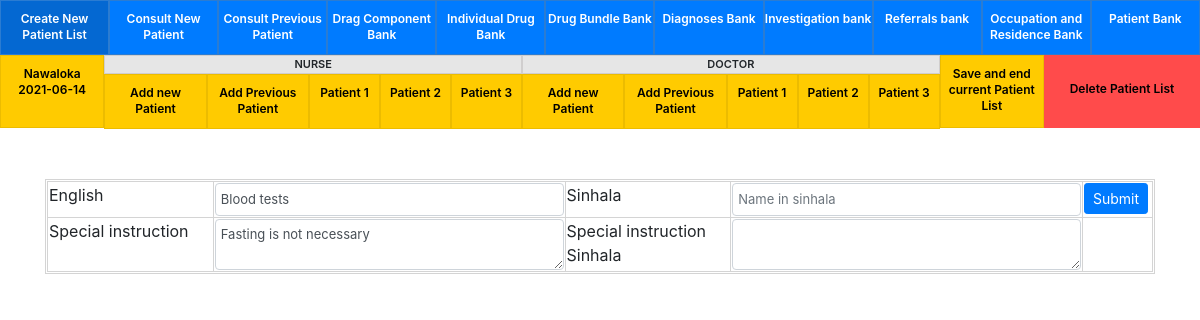
/views/drug-variables/test-alter.php?id=37, run on the app's committed database.
### tables this page shows
CREATE TABLE IF NOT EXISTS `medical_center` (
  `id` int(255) NOT NULL AUTO_INCREMENT,
  `name` varchar(50) NOT NULL,
  `time` varchar(10) NOT NULL,
  PRIMARY KEY (`id`)
);

CREATE TABLE IF NOT EXISTS `variables_test` (
  `id` int(255) NOT NULL AUTO_INCREMENT,
  `name` varchar(255) NOT NULL,
  `sinhala` varchar(255) DEFAULT NULL,
  `special_instruction` text NOT NULL,
  `special_instruction_sinhala` text,
  PRIMARY KEY (`id`)
);

### config/config.php (called while the page is built, shortened)
<?php
$url			= 'http://localhost/doc/';
$db_host		= 'localhost';
$db_user		= 'root';
$db_pass		= '';
$db_database	= 'doc';
$db = new PDO('mysql:host='.$db_host.';dbname='.$db_database, $db_user, $db_pass);
$db->setAttribute(PDO::ATTR_ERRMODE, PDO::ERRMODE_EXCEPTION);
if(isset($_GET['center'])) {
    $Center = $_GET['center'];
    if(!isset($_COOKIE['center'])) {
    	setcookie('center', $Center, time() + (86400 * 30), "/");
    }else {
    	$Center = $_COOKIE['center'];
    }
} else {
    $Center = $_COOKIE['center'];
};
function checkactive($db,$center,$nd,$order){
    $center_slq = "SELECT id FROM temp_center_patients_details WHERE `order`="."'".$order."'"." AND `center`="."'".$center."'"." AND `nd`="."'".$nd."'";
    $center_result = $db->query($center_slq)->fetch();
    return $center_result['id'];
};
$onecheck = checkactive($db,$Center,'n','1');
$towcheck = checkactive($db,$Center,'n','2');
$threcheck = checkactive($db,$Center,'n','3');
$onecheck_d = checkactive($db,$Center,'d','1');
$towcheck_d = checkactive($db,$Center,'d','2');
$threcheck_d = checkactive($db,$Center,'d','3');
?>

### views/drug-variables/test-alter.php (the view, shortened to what this page needs)
<?php include'../../config/config.php'; ?>
<?php include'../../inc/header.php';
$id = $_GET['id'];
$pat_chck_slq = "SELECT * FROM variables_test WHERE `id`="."'".$id."'";
$pat_chck_result = $db->query($pat_chck_slq)->fetch();
?>
  <div class="nes-statr">
    <section class="content">
      <div class="container">
        <table class="test-table">
          <form role="form" action="<?php echo $url; ?>control-files/test-update.php" method="post">
          <tr>
            <td>
              <table>
                <tr>
                  <td width="15%">English</td>
                  <td><input type="text" class="form-control" name="variables_name" placeholder="Name" value="<?php echo $pat_chck_result['name']; ?>"></td>
                  <td width="15%">Sinhala</td>
                  <td><input type="text" class="form-control" name="variables_name_sinhala" placeholder="Name in sinhala" value="<?php echo $pat_chck_result['sinhala']; ?>"></td>
                  <td width="70px"><button type="submit" class="btn btn-primary btn-sm">Submit</button></td>
                </tr>
                <tr>
                  <td width="15%">
                    Special instruction
                  </td>
                  <td>
                    <textarea name="special_instruction" class="form-control"><?php echo $pat_chck_result['special_instruction']; ?></textarea>
                  </td>
                  <td width="15%">Special instruction Sinhala</td>
                  <td>
                    <textarea name="special_instruction_sinhala"  class="form-control"><?php echo $pat_chck_result['special_instruction_sinhala']; ?></textarea>
                  </td>
                  <td></td>
                </tr>
              </table>
            </td>
          </tr>
        </form>
      </div>
    </section>
  </div>
</body>
</html>

### inc/header.php (shortened to what this page needs)
<!DOCTYPE html>
<html lang="en">
<head>
  <link rel="stylesheet" href="<?php echo $url; ?>dist/css/bootstrap.min.css">
  <link rel="stylesheet" href="<?php echo $url; ?>dist/css/jquery.dataTables.min.css">
  <link rel="stylesheet" href="<?php echo $url; ?>dist/css/select2.min.css">
  <link rel="stylesheet" href="<?php echo $url; ?>dist/css/style.css">
</head>
<body>
<div class="">
  <div class="header-top">
  <?php
    $center_slq = "SELECT id FROM medical_center WHERE name="."'".$Center."'";
    $center_result = $db->query($center_slq)->fetch();
    if(isset($_GET['data'])) {
      $ord_id = $_GET['data'];
      $nd = $_GET['nd'];
    }else{
      $ord_id = null;
      $nd = null;
    }
  ?>
    <a id="new_patient_btn" href="<?php echo $url; ?>control-files/add_center.php" class="<?php if($center_result["id"]){ echo 'disabled'; } ?>">Create New Patient List</a>
    <a href="<?php echo $url; ?>views/consult-new-patient-add-parients.php">Consult New Patient</a>
    <a href="<?php echo $url; ?>views/all-patients.php?cpp=cpp">Consult Previous Patient</a>
    <a href="<?php echo $url; ?>views/drug-variables/variables.php?tb=variables_generic_name">Drag Component Bank</a>
    <a href="<?php echo $url; ?>views/bulk/individual-drug-medicen.php">Individual Drug Bank</a>
    <a href="<?php echo $url; ?>views/bulk/bulk-medicen.php">Drug Bundle Bank</a>
    <a href="<?php echo $url; ?>views/drug-variables/variables.php?tb=variables_diagnoses">Diagnoses Bank</a>
    <a href="<?php echo $url; ?>views/drug-variables/test-variables.php">Investigation bank</a>
    <a href="<?php echo $url; ?>views/drug-variables/variables.php?tb=variables_doctor">Referrals bank</a>
    <a href="<?php echo $url; ?>views/drug-variables/variables.php?tb=variables_residence">Occupation and Residence Bank</a>
    <a href="<?php echo $url; ?>views/all-patients.php">Patient Bank</a>
  </div>
  <div class="chanlcenter-row">
    <?php
      $result = $db->prepare("SELECT * FROM medical_center ORDER BY id DESC");
      $result->execute();
      for($i=0; $row = $result->fetch(); $i++){
    ?>
    <div class="chanlcenter">
      <div class="ners">
        <div class="ns20">
          <a href="<?php echo $url; ?>views/today-patients.php"><?php echo $row['name']; ?> <span><?php echo $row['time']; ?></span></a>
        </div>
        <div class="bok-wid">
          <div>
            <label class="doclab">Nurse</label>
          </div>
          <div>
            <div class="nss20">
              <a class="<?php if($threcheck && $towcheck && $onecheck){ echo 'disabled'; } ?>" href="<?php echo $url; ?>views/nurses-assesment.php?nd=n&data=<?php
            if($onecheck == null){ echo '1'; }elseif($towcheck == null){ echo '2'; }elseif($threcheck == null){ echo '3'; } ?>">Add new Patient</a>
            </div>
            <div class="nss20">
              <a class="<?php if($threcheck){ echo 'disabled'; } ?>" href="<?php echo $url; ?>views/all-patients.php?nd=n&data=<?php
            if($onecheck == null){ echo '1'; }elseif($towcheck == null){ echo '2'; }elseif($threcheck == null){ echo '3'; } ?>">Add Previous Patient</a>
            </div>
            <div class="ns13">
              <a class="<?php if($onecheck || $ord_id == '1' && $nd == 'n' ){ echo 'actdeis'; } ?> <?php if($ord_id == '1'){ echo 'curnt'; } ?>" href="<?php echo $url; ?>views/nurses-assesment.php?nd=n&data=1">Patient 1</a>
            </div>
            <div class="ns13">
              <a class="<?php if($towcheck || $ord_id == '2' && $nd == 'n' ){ echo 'actdeis'; } ?> <?php if($ord_id == '2'){ echo 'curnt'; } ?>" href="<?php echo $url; ?>views/nurses-assesment.php?nd=n&data=2">Patient 2</a>
            </div>
            <div class="ns13">
              <a class="<?php if($threcheck || $ord_id == '3' && $nd == 'n' ){ echo 'actdeis'; } ?> <?php if($ord_id == '3'){ echo 'curnt'; } ?>" href="<?php echo $url; ?>views/nurses-assesment.php?nd=n&data=3">Patient 3</a>
            </div>
          </div>
        </div>
      </div>
      <div class="dork">
        <div class="bok-wid">
          <div>
            <label class="doclab">Doctor</label>
          </div>
          <div>
            <div class="nss20"><a class="<?php if($threcheck_d && $towcheck_d && $onecheck_d){ echo 'disabled'; } ?>" href="<?php echo $url; ?>views/doctor-assesment-and-add-parients.php?nd=d&data=<?php
            if($onecheck_d == null){ echo '1'; }elseif($towcheck_d == null){ echo '2'; }elseif($threcheck_d == null){ echo '3'; } ?>">Add new Patient</a></div>
            <div class="nss20"><a class="<?php if($threcheck_d){ echo 'disabled'; } ?>" href="<?php echo $url; ?>views/all-patients.php?nd=d&data=<?php
            if($onecheck_d == null){ echo '1'; }elseif($towcheck_d == null){ echo '2'; }elseif($threcheck_d == null){ echo '3'; } ?>">Add Previous Patient</a></div>
            <div class="ns13">
              <a class="<?php if($onecheck_d || $ord_id == '1' && $nd == 'd' ){ echo 'actdeis'; } ?> <?php if($ord_id == '1'){ echo 'curnt'; } ?>" href="<?php echo $url; ?>views/doctor-assesment-and-add-parients.php?nd=d&data=1">Patient 1</a>
            </div>
            <div class="ns13">
              <a class="<?php if($towcheck_d || $ord_id == '2' && $nd == 'd' ){ echo 'actdeis'; } ?> <?php if($ord_id == '2'){ echo 'curnt'; } ?>" href="<?php echo $url; ?>views/doctor-assesment-and-add-parients.php?nd=d&data=2">Patient 2</a>
            </div>
            <div class="ns13">
              <a class="<?php if($threcheck_d || $ord_id == '3' && $nd == 'd' ){ echo 'actdeis'; } ?> <?php if($ord_id == '3'){ echo 'curnt'; } ?>" href="<?php echo $url; ?>views/doctor-assesment-and-add-parients.php?nd=d&data=3">Patient 3</a>
            </div>
          </div>
        </div>
        <div class="ns20">
          <a href="<?php echo $url; ?>control-files/save-and-cls.php" id="savesur">Save and end current Patient List</a>
        </div>
      </div>
      <div class="sd-delet" date-id="<?php echo $row['id']; ?>">Delete Patient List</div>
    </div>
    <?php
      }
    ?>
  </div>
</div>

### data on the page
medical_center: name "Nawaloka", time "2021-06-14"
variables_test: variables_name "Blood tests", special_instruction "Fasting is not necessary"
